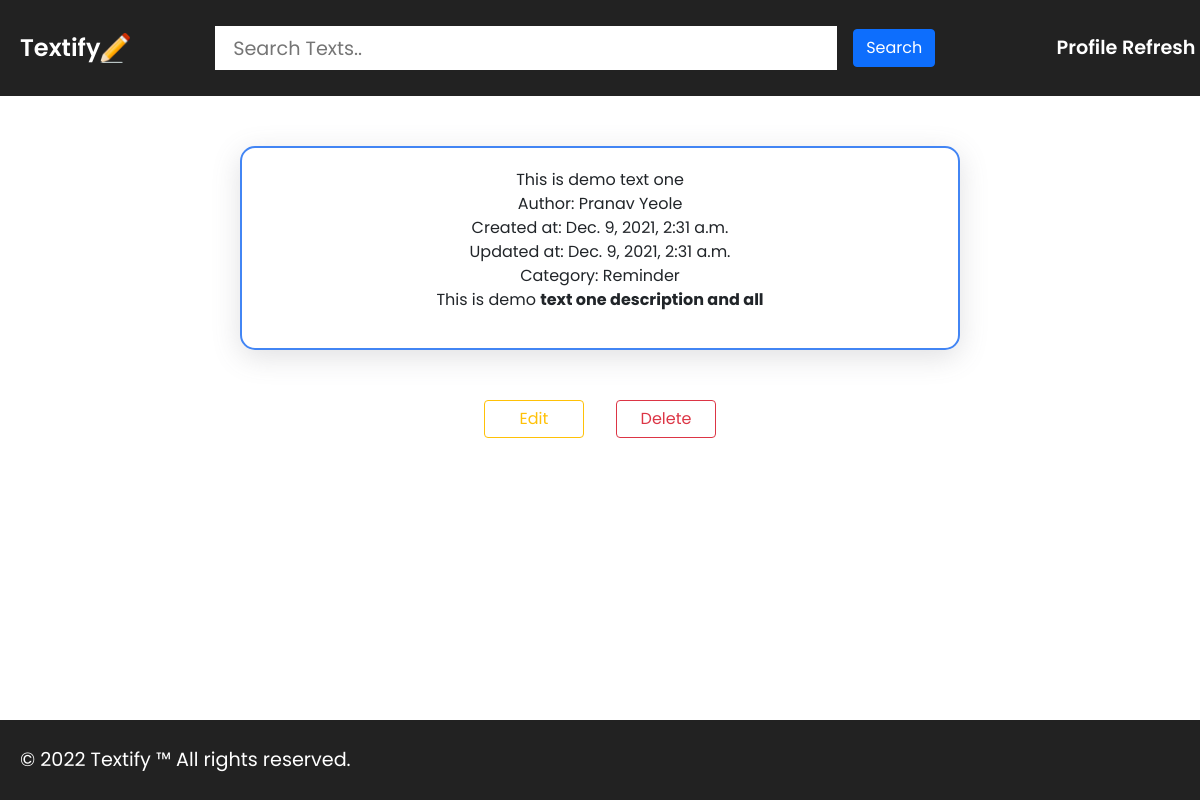
The app's page /text/1 with its own data.
### textifyapi/models.py (models this page shows, shortened)
class Text(models.Model):
    TEXT_CATEGORY = [
        ("gn", "General"),
        ("rm", "Reminder"),
        ("th", "Thought"),
        ("qt", "Quote"),
        ("nt", "Note")
    ]
    TEXT_SEVERITY = [
        ("l", "low"),
        ("m", "moderate"),
        ("h", "high")
    ]
    title = models.CharField(max_length=100, null=True, blank=True)
    content = RichTextField(null=True, blank=True)
    image = models.ImageField(upload_to="images/", blank=True, null=True)
    category = models.CharField(max_length=2, choices=TEXT_CATEGORY, default="gn")
    severity = models.CharField(max_length=1, choices=TEXT_SEVERITY, null=True, blank=True)
    pinned = models.BooleanField(default=False)
    created_at = models.DateTimeField(auto_now_add=True)
    updated_at = models.DateTimeField(auto_now=True)
    user = models.ForeignKey(User, on_delete=models.CASCADE)
    class Meta:
        ordering = ["-created_at"]

class User(models.Model):
    GENDER_CHOICE = [
        ("m", "Male"),
        ("f", "Female"),
        ("o", "Other")
    ]
    name = models.CharField(max_length=50)
    age = models.IntegerField(validators=[MinValueValidator(1), MaxValueValidator(100)])
    gender = models.CharField(max_length=1 ,choices=GENDER_CHOICE)
    email = models.EmailField()
    username = models.CharField(max_length=10)
    password = models.CharField(max_length=10)
    profile_pic = models.ImageField(null=True, blank=True, upload_to="php/")

### textifyapi/views.py (the view)
# urls.py: path('text/<pk>', views.TextDetailView.as_view(), name="textdetail" ),
class TextDetailView(DetailView):
    model = Text
    template_name = "textifyapi/textdetail.html"

### textifyapi/templates/textifyapi/textdetail.html
{% extends 'textifyapi/base.html' %}
{% load static %}
{% block head %}
<link rel="stylesheet" href="{% static 'textifyapi/textdetail.css' %}" type="text/css">
{% endblock head %}
{% block content %}
    <div id="single_text">
        <span>{{object.title}}</span>
        <span>Author: {{object.user.name}}</span>
        <span>Created at: {{object.created_at}}</span>
        <span>Updated at: {{object.updated_at}}</span>
        <span>Category: {{object.get_category_display}}</span>
        <span>{{object.content|safe}}</span>
    </div>
    <div id="options">
        <a href="{% url 'textupdate' object.pk %}"><button type="button" class="btn btn-outline-warning mx-3">Edit</button></a>
        <a href="{% url 'textdelete' object.pk %}"><button type="button" class="btn btn-outline-danger mx-3">Delete</button></a>
    </div>
{% endblock content %}

### textifyapi/static/textifyapi/base.css (style rules this page uses)
* { margin: 0; padding: 0; font-family: 'Poppins', sans-serif; scroll-behavior: smooth; }
body { position: relative; min-height: 100vh; }

### textifyapi/static/textifyapi/textdetail.css (style rules this page uses)
#single_text { display: flex; flex-direction: column; align-items: center; justify-content: space-evenly; width: 60vw; padding: 20px; margin: 50px auto; border-radius: 15px; border: 2px solid #4285F4; box-shadow: rgba(100, 100, 111, 0.2) 0px 7px 29px 0px; }
#options { display: flex; align-items: center; justify-content: center; margin: 20px 0; }
#options button { width: 100px; }

### records on screen
Text: title "This is demo text one", user.name "Pranav Yeole", created_at "Dec. 9, 2021, 2:31 a.m.", updated_at "Dec. 9, 2021, 2:31 a.m.", category "Reminder", content "This is demo text one description and all"
